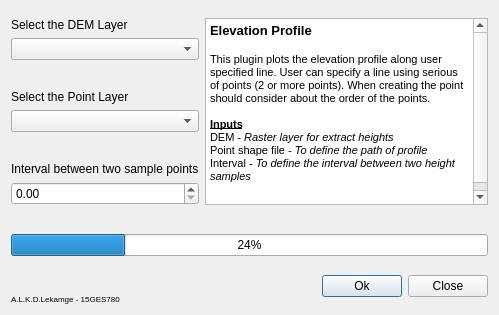
<?xml version="1.0" encoding="UTF-8"?>
<ui version="4.0">
 <class>ElevationProfileDialogBase</class>
 <widget class="QDialog" name="ElevationProfileDialogBase">
  <property name="geometry">
   <rect>
    <x>0</x>
    <y>0</y>
    <width>499</width>
    <height>315</height>
   </rect>
  </property>
  <property name="windowTitle">
   <string>Elevation Profile</string>
  </property>
  <layout class="QGridLayout" name="gridLayout">
   <item row="0" column="1">
    <spacer name="verticalSpacer">
     <property name="orientation">
      <enum>Qt::Vertical</enum>
     </property>
     <property name="sizeHint" stdset="0">
      <size>
       <width>20</width>
       <height>9</height>
      </size>
     </property>
    </spacer>
   </item>
   <item row="1" column="0" colspan="3">
    <widget class="QLabel" name="label">
     <property name="text">
      <string>Select the DEM Layer</string>
     </property>
    </widget>
   </item>
   <item row="2" column="0" colspan="3">
    <widget class="QgsMapLayerComboBox" name="MapLayer1"/>
   </item>
   <item row="2" column="3">
    <spacer name="horizontalSpacer_2">
     <property name="orientation">
      <enum>Qt::Horizontal</enum>
     </property>
     <property name="sizeHint" stdset="0">
      <size>
       <width>132</width>
       <height>20</height>
      </size>
     </property>
    </spacer>
   </item>
   <item row="3" column="1">
    <spacer name="verticalSpacer_2">
     <property name="orientation">
      <enum>Qt::Vertical</enum>
     </property>
     <property name="sizeHint" stdset="0">
      <size>
       <width>20</width>
       <height>8</height>
      </size>
     </property>
    </spacer>
   </item>
   <item row="4" column="0" colspan="3">
    <widget class="QLabel" name="label_2">
     <property name="text">
      <string>Select the Point Layer</string>
     </property>
    </widget>
   </item>
   <item row="5" column="0" colspan="3">
    <widget class="QgsMapLayerComboBox" name="MapLayer2"/>
   </item>
   <item row="5" column="3">
    <spacer name="horizontalSpacer_3">
     <property name="orientation">
      <enum>Qt::Horizontal</enum>
     </property>
     <property name="sizeHint" stdset="0">
      <size>
       <width>132</width>
       <height>20</height>
      </size>
     </property>
    </spacer>
   </item>
   <item row="6" column="1">
    <spacer name="verticalSpacer_3">
     <property name="orientation">
      <enum>Qt::Vertical</enum>
     </property>
     <property name="sizeHint" stdset="0">
      <size>
       <width>20</width>
       <height>9</height>
      </size>
     </property>
    </spacer>
   </item>
   <item row="7" column="0" colspan="3">
    <widget class="QLabel" name="label_3">
     <property name="text">
      <string>Interval between two sample points</string>
     </property>
    </widget>
   </item>
   <item row="8" column="0" rowspan="2" colspan="3">
    <widget class="QDoubleSpinBox" name="spBox">
     <property name="maximum">
      <double>100000.000000000000000</double>
     </property>
    </widget>
   </item>
   <item row="8" column="3" rowspan="2">
    <spacer name="horizontalSpacer_4">
     <property name="orientation">
      <enum>Qt::Horizontal</enum>
     </property>
     <property name="sizeHint" stdset="0">
      <size>
       <width>132</width>
       <height>20</height>
      </size>
     </property>
    </spacer>
   </item>
   <item row="9" column="1" rowspan="2">
    <spacer name="verticalSpacer_4">
     <property name="orientation">
      <enum>Qt::Vertical</enum>
     </property>
     <property name="sizeHint" stdset="0">
      <size>
       <width>20</width>
       <height>33</height>
      </size>
     </property>
    </spacer>
   </item>
   <item row="10" column="5" colspan="2">
    <spacer name="verticalSpacer_6">
     <property name="orientation">
      <enum>Qt::Vertical</enum>
     </property>
     <property name="sizeHint" stdset="0">
      <size>
       <width>20</width>
       <height>19</height>
      </size>
     </property>
    </spacer>
   </item>
   <item row="11" column="0" rowspan="2" colspan="9">
    <widget class="QProgressBar" name="progressBar">
     <property name="value">
      <number>24</number>
     </property>
    </widget>
   </item>
   <item row="12" column="6" rowspan="2">
    <spacer name="verticalSpacer_7">
     <property name="orientation">
      <enum>Qt::Vertical</enum>
     </property>
     <property name="sizeHint" stdset="0">
      <size>
       <width>20</width>
       <height>10</height>
      </size>
     </property>
    </spacer>
   </item>
   <item row="12" column="8" rowspan="2">
    <spacer name="verticalSpacer_8">
     <property name="orientation">
      <enum>Qt::Vertical</enum>
     </property>
     <property name="sizeHint" stdset="0">
      <size>
       <width>20</width>
       <height>10</height>
      </size>
     </property>
    </spacer>
   </item>
   <item row="13" column="1" rowspan="2">
    <spacer name="verticalSpacer_5">
     <property name="orientation">
      <enum>Qt::Vertical</enum>
     </property>
     <property name="sizeHint" stdset="0">
      <size>
       <width>20</width>
       <height>26</height>
      </size>
     </property>
    </spacer>
   </item>
   <item row="14" column="2" colspan="3">
    <spacer name="horizontalSpacer">
     <property name="orientation">
      <enum>Qt::Horizontal</enum>
     </property>
     <property name="sizeHint" stdset="0">
      <size>
       <width>197</width>
       <height>20</height>
      </size>
     </property>
    </spacer>
   </item>
   <item row="14" column="5" rowspan="2" colspan="2">
    <widget class="QPushButton" name="pb1">
     <property name="text">
      <string>Ok</string>
     </property>
    </widget>
   </item>
   <item row="14" column="7" rowspan="2" colspan="2">
    <widget class="QPushButton" name="pb2">
     <property name="text">
      <string>Close</string>
     </property>
    </widget>
   </item>
   <item row="15" column="0" colspan="3">
    <widget class="QLabel" name="label_4">
     <property name="font">
      <font>
       <pointsize>6</pointsize>
      </font>
     </property>
     <property name="text">
      <string>A.L.K.D.Lekamge - 15GES780</string>
     </property>
    </widget>
   </item>
   <item row="1" column="3" rowspan="9" colspan="6">
    <widget class="QTextBrowser" name="textBrowser">
     <property name="html">
      <string>&lt;!DOCTYPE HTML PUBLIC &quot;-//W3C//DTD HTML 4.0//EN&quot; &quot;http://www.w3.org/TR/REC-html40/strict.dtd&quot;&gt;
&lt;html&gt;&lt;head&gt;&lt;meta name=&quot;qrichtext&quot; content=&quot;1&quot; /&gt;&lt;style type=&quot;text/css&quot;&gt;
p, li { white-space: pre-wrap; }
&lt;/style&gt;&lt;/head&gt;&lt;body style=&quot; font-family:'MS Shell Dlg 2'; font-size:8.25pt; font-weight:400; font-style:normal;&quot;&gt;
&lt;p style=&quot; margin-top:0px; margin-bottom:0px; margin-left:0px; margin-right:0px; -qt-block-indent:0; text-indent:0px;&quot;&gt;&lt;span style=&quot; font-size:10pt; font-weight:600;&quot;&gt;Elevation Profile&lt;/span&gt;&lt;/p&gt;
&lt;p style=&quot;-qt-paragraph-type:empty; margin-top:0px; margin-bottom:0px; margin-left:0px; margin-right:0px; -qt-block-indent:0; text-indent:0px; font-size:10pt; font-weight:600;&quot;&gt;&lt;br /&gt;&lt;/p&gt;
&lt;p style=&quot; margin-top:0px; margin-bottom:0px; margin-left:0px; margin-right:0px; -qt-block-indent:0; text-indent:0px;&quot;&gt;&lt;span style=&quot; font-size:8pt;&quot;&gt;This plugin plots the elevation profile along user specified line. User can specify a line using serious of points (2 or more points). When creating the point should consider about the order of the points. &lt;/span&gt;&lt;/p&gt;
&lt;p style=&quot;-qt-paragraph-type:empty; margin-top:0px; margin-bottom:0px; margin-left:0px; margin-right:0px; -qt-block-indent:0; text-indent:0px; font-size:8pt;&quot;&gt;&lt;br /&gt;&lt;/p&gt;
&lt;p style=&quot; margin-top:0px; margin-bottom:0px; margin-left:0px; margin-right:0px; -qt-block-indent:0; text-indent:0px;&quot;&gt;&lt;span style=&quot; font-size:8pt; font-weight:600; text-decoration: underline;&quot;&gt;Inputs&lt;/span&gt;&lt;span style=&quot; font-size:8pt;&quot;&gt; &lt;/span&gt;&lt;/p&gt;
&lt;p style=&quot; margin-top:0px; margin-bottom:0px; margin-left:0px; margin-right:0px; -qt-block-indent:0; text-indent:0px;&quot;&gt;&lt;span style=&quot; font-size:8pt;&quot;&gt;DEM - &lt;/span&gt;&lt;span style=&quot; font-size:8pt; font-style:italic;&quot;&gt;Raster layer for extract heights&lt;/span&gt;&lt;/p&gt;
&lt;p style=&quot; margin-top:0px; margin-bottom:0px; margin-left:0px; margin-right:0px; -qt-block-indent:0; text-indent:0px;&quot;&gt;&lt;span style=&quot; font-size:8pt;&quot;&gt;Point shape file - &lt;/span&gt;&lt;span style=&quot; font-size:8pt; font-style:italic;&quot;&gt;To define the path of profile &lt;/span&gt;&lt;/p&gt;
&lt;p style=&quot; margin-top:0px; margin-bottom:0px; margin-left:0px; margin-right:0px; -qt-block-indent:0; text-indent:0px;&quot;&gt;Interval - &lt;span style=&quot; font-style:italic;&quot;&gt;To define the interval between two height samples&lt;/span&gt;&lt;/p&gt;
&lt;p style=&quot;-qt-paragraph-type:empty; margin-top:0px; margin-bottom:0px; margin-left:0px; margin-right:0px; -qt-block-indent:0; text-indent:0px; font-size:8pt;&quot;&gt;&lt;br /&gt;&lt;/p&gt;
&lt;p style=&quot;-qt-paragraph-type:empty; margin-top:0px; margin-bottom:0px; margin-left:0px; margin-right:0px; -qt-block-indent:0; text-indent:0px; font-size:8pt;&quot;&gt;&lt;br /&gt;&lt;/p&gt;&lt;/body&gt;&lt;/html&gt;</string>
     </property>
    </widget>
   </item>
  </layout>
 </widget>
 <customwidgets>
  <customwidget>
   <class>QgsMapLayerComboBox</class>
   <extends>QComboBox</extends>
   <header>qgsmaplayercombobox.h</header>
  </customwidget>
 </customwidgets>
 <resources/>
 <connections/>
</ui>
